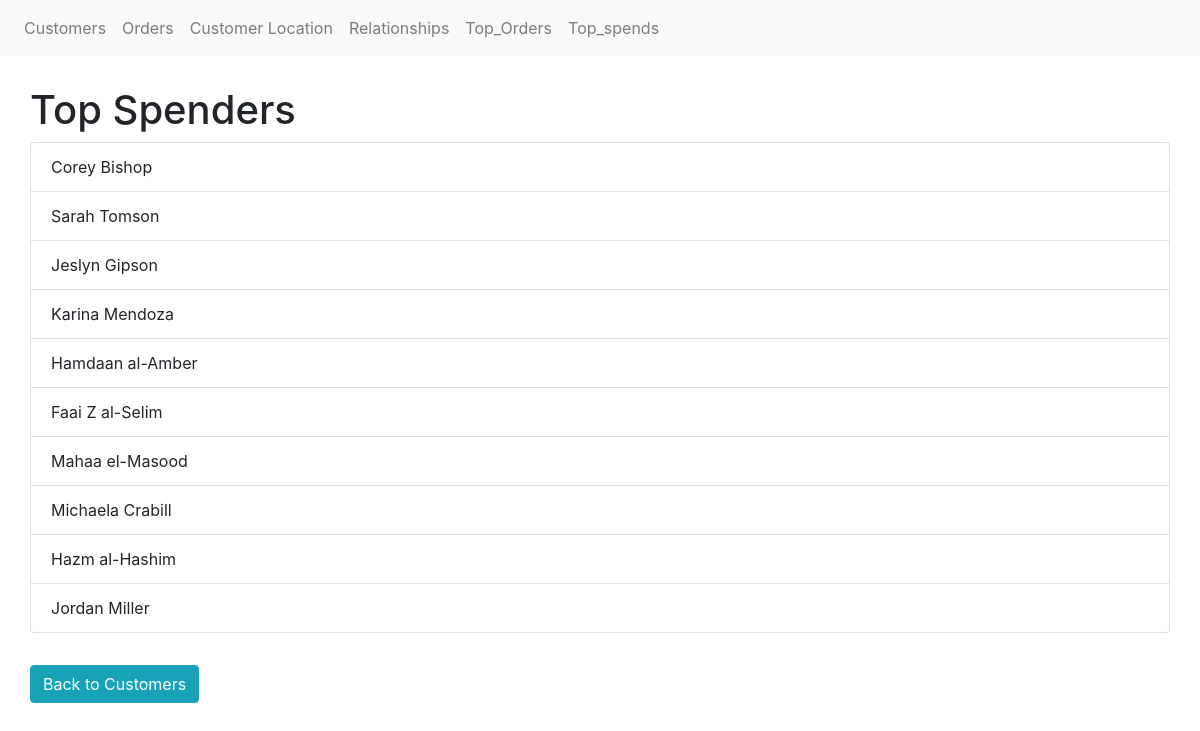
Before: /top_spenders with the older database file.
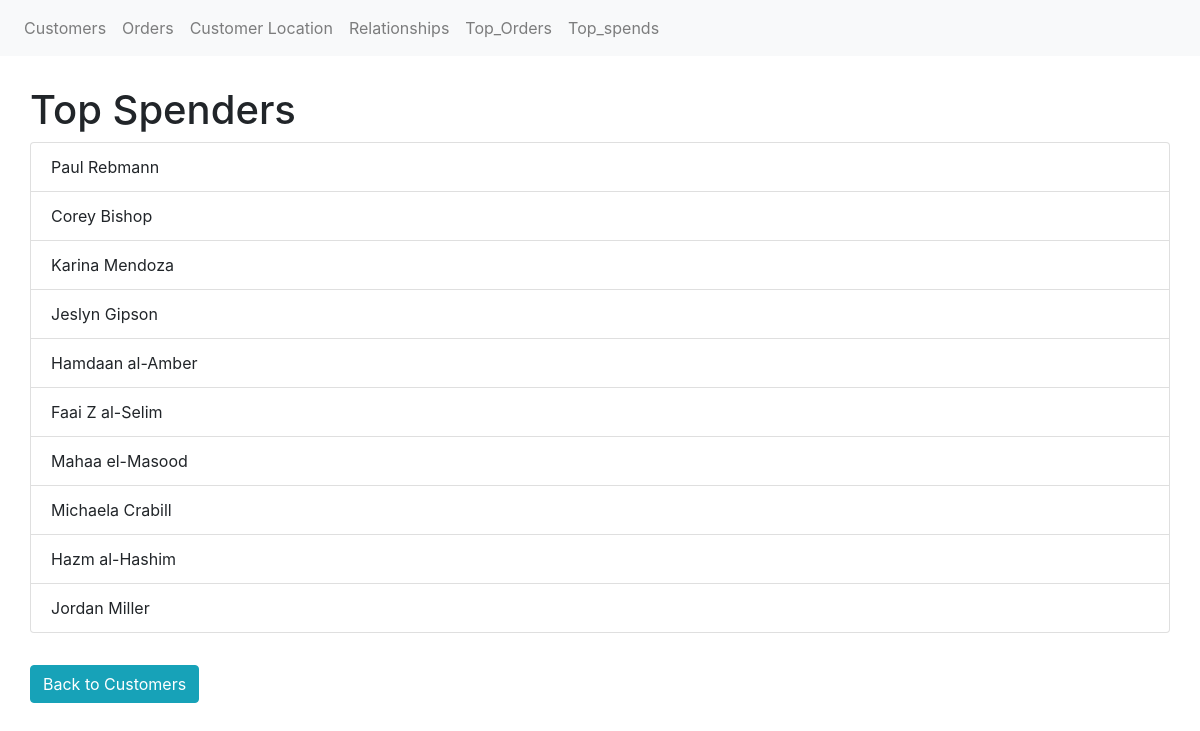
After: the same page with the newer database file.
### app/models.py (models this page shows, shortened)
class Customer(db.Model):
    __tablename__ = 'Customer'
    customer_id = db.Column(db.Integer, primary_key=True) #Primary key column
    customer_first_name = db.Column(db.String(50)) #String column for customer's first name
    customer_last_name = db.Column(db.String(50)) #String column for customer's last name
    age = db.Column(db.Integer) #Integer column for customer's age
    country = db.Column(db.String(50)) #String column for customer's country
    orders = db.relationship('Order',lazy=True, cascade='all, delete-orphan')

### app/routes.py (the view)
@app.route('/top_spenders')
def top_spenders():
    customers = Customer.query.all()
    customers_highest_spending = sorted(customers, key=lambda x: sum(order.price for order in x.orders), reverse=True)[
                                 :10]
    return render_template('top_spenders.html', customers=customers_highest_spending)

### app/templates/top_spenders.html
{% extends "base.html" %}
{% block content %}
    <h1>Top Spenders</h1>
    <ul class="list-group">
        {% for customer in customers %}
            <li class="list-group-item">
                {{ customer.customer_first_name }} {{ customer.customer_last_name }} {{ total_spent }}
            </li>
        {% endfor %}
    </ul>
    <br>
    <a href="{{ url_for('index') }}" class="btn btn-info mt-2">Back to Customers</a>
{% endblock %}

Changed rows visible on the page:
removed Customer: customer_first_name "Sarah", customer_last_name "Tomson"
added Customer: customer_first_name "Paul", customer_last_name "Rebmann"
shown differently, row unchanged: Customer "Karina": moves up the list
